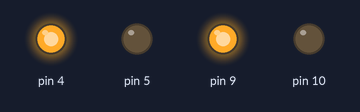
A sketch run on a simulated Arduino Uno, built with avr-gcc and run on an emulated ATmega328P. Parts: output pins drawn as LEDs (lit = HIGH).

Above: at 0.1 s.
At 6.1 s:
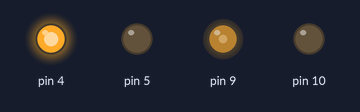
At 10.1 s:
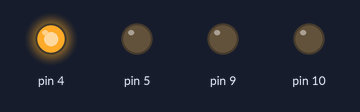
At 18.1 s:
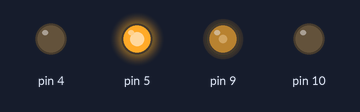
At 28.1 s:
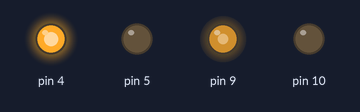
At 38.1 s:
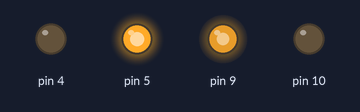
Timing chart, 0 to 39.6 s (numbered marks = the images above):
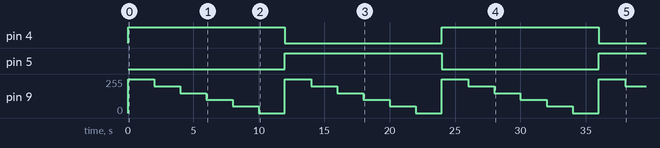

Measured:
- by itself, pin 4: alternates HIGH for 12.0 s and LOW for 12.0 s
- by itself, pin 5: LOW → HIGH at 12.0 s, → LOW 12.0 s later, → HIGH 12.0 s later
- by itself, pin 9: repeats every 12.0 s: 200/255 2.0 s, 150/255 2.0 s, 100/255 2.0 s, 50/255 2.0 s, 0/255 2.0 s, 255/255 2.0 s

The sketch:

clase5_desafio5.ino
```cpp
void setup() {
  // put your setup code here, to run once:
  pinMode(9,OUTPUT);
  pinMode(10,OUTPUT);
  pinMode(4,OUTPUT);
  pinMode(5,OUTPUT);

}

void loop() {
  // put your main code here, to run repeatedly:
  digitalWrite(4,HIGH);
  analogWrite(9,255);
  delay(2000);
  analogWrite(9,200);
  delay(2000);
  analogWrite(9,150);
  delay(2000);
  analogWrite(9,100);
  delay(2000);
  analogWrite(9,50);
  delay(2000);
  analogWrite(9,0);
  delay(2000);

  digitalWrite(4,LOW);
  digitalWrite(5,HIGH);
  analogWrite(9,255);
  delay(2000);
  analogWrite(9,200);
  delay(2000);
  analogWrite(9,150);
  delay(2000);
  analogWrite(9,100);
  delay(2000);
  analogWrite(9,50);
  delay(2000);
  analogWrite(9,0);
  delay(2000);
  digitalWrite(5,LOW);

}
```
